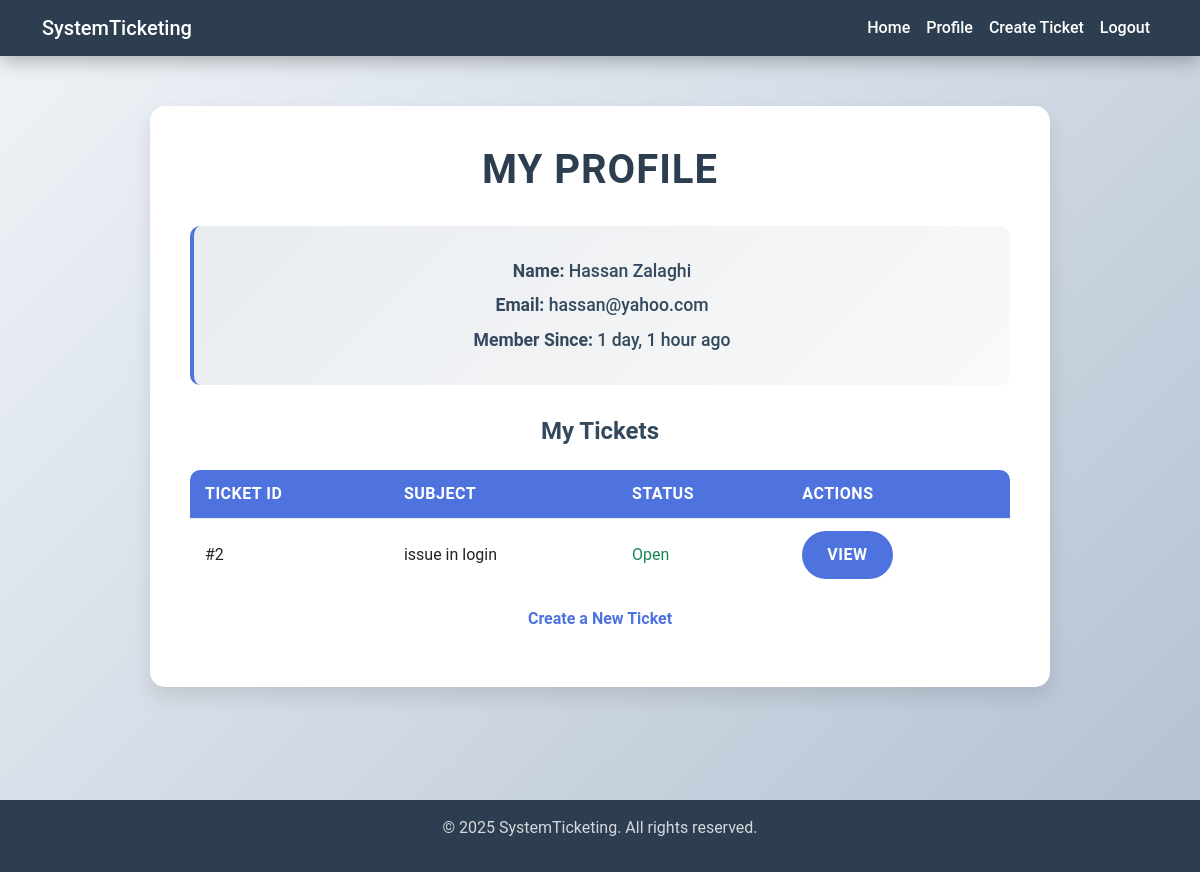
The page /profile/hassan/ (signed in) on the database as committed earlier.
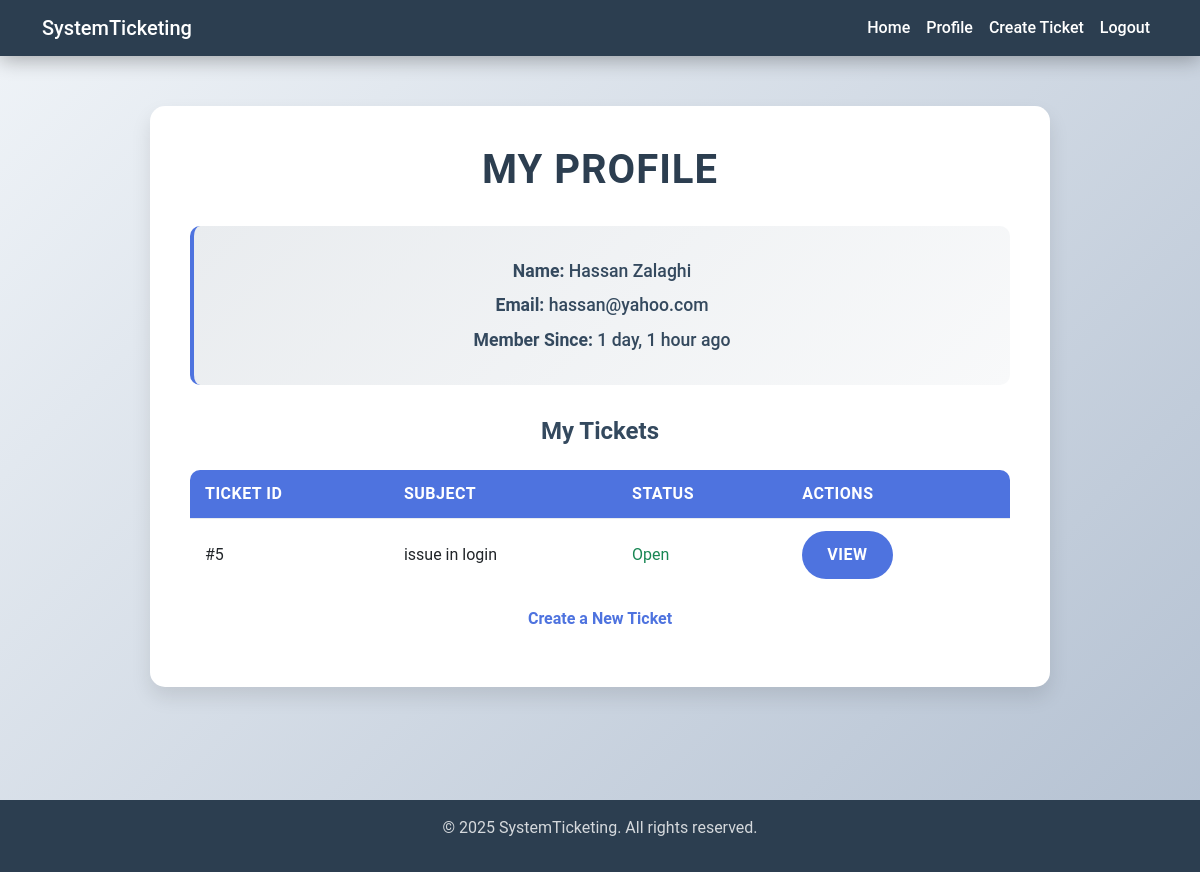
The same page on the database as committed later.
### ticket/models.py (models this page shows, shortened)
class TimeStampedModel(models.Model):
    created_at = models.DateTimeField(auto_now_add=True)
    updated_at = models.DateTimeField(auto_now=True)
    class Meta:
        abstract = True

class Ticket(TimeStampedModel):
    subject = models.CharField(max_length=200)
    description = models.TextField()
    user = models.ForeignKey(User, on_delete=models.CASCADE, related_name='user_ticket')
    file = models.FileField(upload_to='tickets/%Y/%m/%d', null=True, blank=True)
    status = models.CharField(max_length=50, choices=STARTS_CHOICES, default='Open')
    def get_absolute_url(self):
        return reverse('ticket:ticket-detail', kwargs={'ticket_id': self.pk})

### home/views.py (the view)
# urls.py: path('profile/<username>/', views.ProfileView.as_view(), name='profile'),
class ProfileView(LoginRequiredMixin, TemplateView):
    template_name = 'users/profile.html'
    model = User
    def setup(self, request, *args, **kwargs):
        super().setup(request, *args, **kwargs)
        self.user_instance = get_object_or_404(User, username=kwargs.get('username'))
    def dispatch(self, request, *args, **kwargs):
        if self.request.user != self.user_instance:
            return redirect('home:home')
        return super().dispatch(request, *args, **kwargs)
    def get_context_data(self, **kwargs):
        contex = super().get_context_data(**kwargs)
        contex['user'] = self.user_instance
        contex['user_ticket'] = Ticket.objects.filter(user=self.user_instance)
        return contex

### home/templates/users/profile.html
{% extends 'main.html' %}
{% block main %}
    <div class="content">
        <div class="profile-card">
            <h2>My Profile</h2>
            <div class="user-info">
                <p><strong>Name:</strong> {{ user.first_name|capfirst }} {{ user.last_name|capfirst }}</p>
                <p><strong>Email:</strong> {{ user.email }}</p>
                <p><strong>Member Since:</strong> {{ user.date_joined|timesince }} ago </p>
            </div>
            <h3 style="color: #34495e; text-align: center; margin-bottom: 1.5rem; font-size: 1.5rem; font-weight: 600;">
                My Tickets</h3>
            <table class="ticket-table">
                <thead>
                <tr>
                    <th>Ticket ID</th>
                    <th>Subject</th>
                    <th>Status</th>
                    <th>Actions</th>
                </tr>
                </thead>
                <tbody>
                {% for ticket in user_ticket %}
                    <tr>
                        <td>#{{ ticket.id }}</td>
                        <td>{{ ticket.subject }}</td>
                        {% if ticket.status == "Closed" %}
                            <td class=" text-danger">{{ ticket.status }}</td>
                        {% else %}
                            <td class="text-success">{{ ticket.status }}</td>
                        {% endif %}
                        <td>
                            <a href="{{ ticket.get_absolute_url }}" class="btn btn-primary btn-sm">View</a>
                        </td>
                    </tr>
                {% endfor %}
                </tbody>
            </table>
            <p class="text-center mt-3">
                <a href="{% url 'ticket:ticket-create' %}">Create a New Ticket</a>
            </p>
        </div>
    </div>
{% endblock %}

### templates/main.html (shortened to what this page needs)
{% load static %}
<!DOCTYPE html>
<html lang="en">
<head>
    {% load bootstrap5 %}
    {% bootstrap_css %}
    <link rel="stylesheet" href="{% static 'css/main.css' %}">
</head>
<body>
{% include 'include/navbar.html' %}
{% block main %}
{% endblock %}
<footer class="py-3 mt-auto">
    <div class="container text-center">
        <p>© 2025 SystemTicketing. All rights reserved.</p>
    </div>
</footer>
</body>
</html>

### templates/include/navbar.html (shortened to what this page needs)
<nav class="navbar navbar-expand-lg">
    <div class="container">
        <a class="navbar-brand" href="{% url 'home:home' %}">SystemTicketing</a>
        <div class="collapse navbar-collapse" id="navbarNav">
            <ul class="navbar-nav ms-auto">
                <li class="nav-item">
                    <a class="nav-link active" href="{% url 'home:home' %}">Home</a>
                </li>
                {% if request.user.is_authenticated %}
                    <li class="nav-item">
                        <a class="nav-link" href="{% url 'home:profile' request.user.username %}">Profile</a>
                    </li>
                    <li class="nav-item">
                        <a class="nav-link" href="{% url 'ticket:ticket-create' %}">Create Ticket</a>
                    </li>
                    <li class="nav-item">
                        <a class="nav-link" href="{% url 'home:logout' %}">Logout</a>
                    </li>
                {% endif %}
            </ul>
        </div>
    </div>
</nav>

Rows that differ between the two databases and show on the page:
removed Ticket: id "2", subject "issue in login", status "Open"
added Ticket: id "5", subject "issue in login", status "Open"
